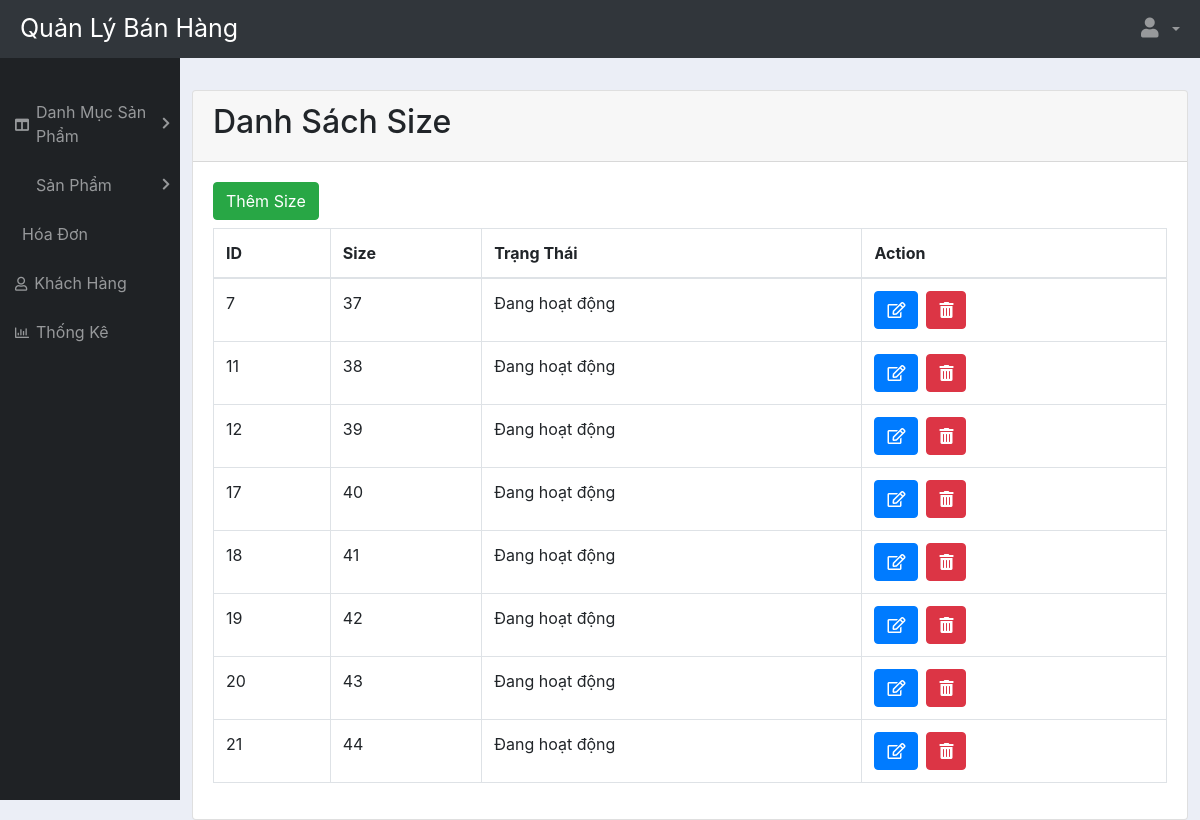
/admin/layout/size.php, run on an earlier commit of the app's database.
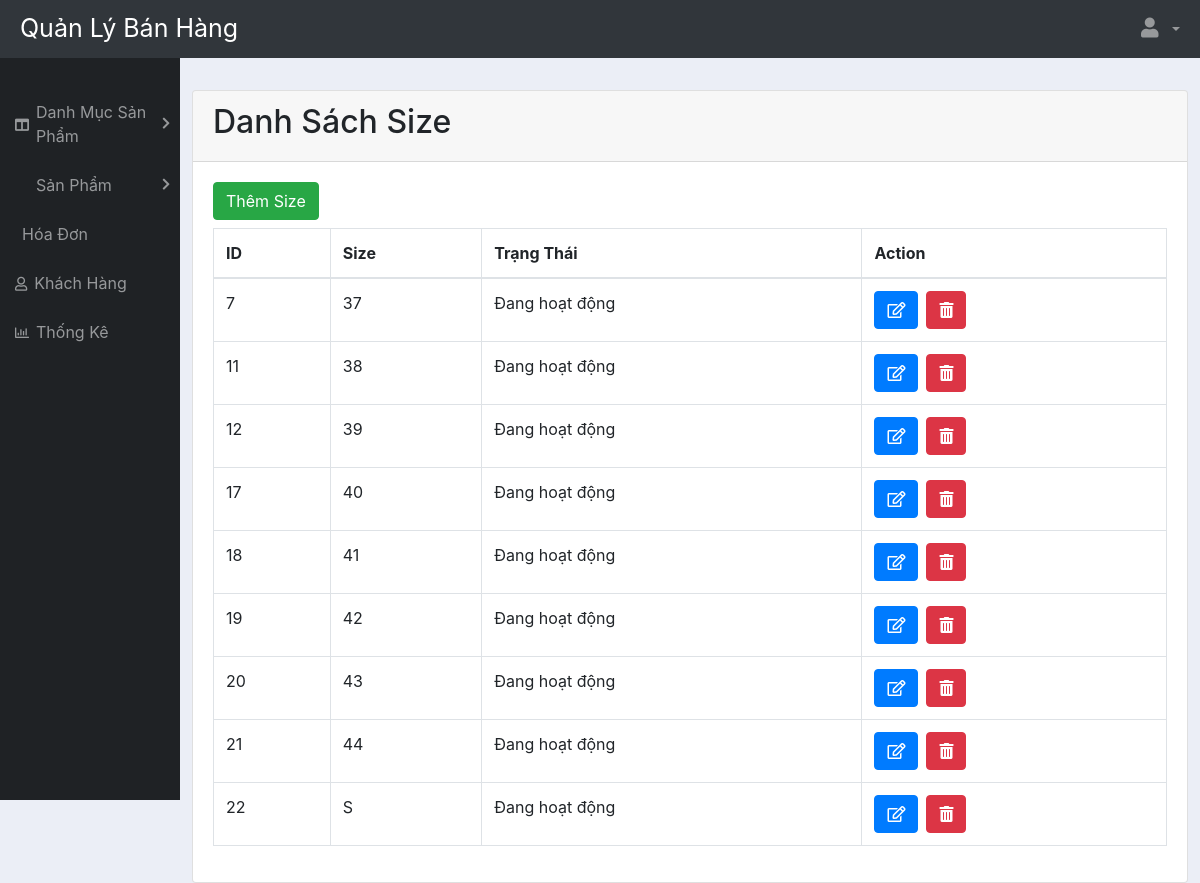
And on a later commit of the database.
### tables this page shows
CREATE TABLE `size` (
  `id` int(11) NOT NULL,
  `size` varchar(100) NOT NULL,
  `status` int(11) NOT NULL DEFAULT '1',
  `created_date` datetime NOT NULL DEFAULT CURRENT_TIMESTAMP
);

### admin/layout/size.php (the view, shortened to what this page needs)
<!DOCTYPE html>
<html lang="en">
<head>
    <?php include "lib.php"; ?>
</head>
<body>
    <?php
        include 'header.php';
    ?>
    <main>
        <?php
            include 'sidebar.php';
        ?>
        <div class="main">
            <div class="card">
                <div class="card-header">
                    <h2>Danh Sách Size</h2>
                </div>
                <div class="card-body table-responsive">
                    <div class="row mb-2">
                        <div class="col-2">
                            <a href="./addSize.php" type="button" class="btn btn-success">Thêm Size</a>
                        </div>
                    </div>
                    <table class="table table-bordered">
                        <thead>
                            <tr>
                                <th scope="col">ID</th>
                                <th scope="col">Size</th>
                                <th scope="col">Trạng Thái</th>
                                <th scope="col">Action</th>
                            </tr>
                        </thead>
                        <tbody>
                            <?php
                                $con = mysqli_connect("localhost", "root", "12345678", "projectphp");
                                $result = mysqli_query($con, "select * from size");
                                if (mysqli_num_rows($result) > 0) {
                                    while ($row = mysqli_fetch_assoc($result)) {
                                        if ($row['status'] == 1)
                                            $status = "Đang hoạt động";
                                        else
                                            $status = "Không hoạt động";
                                        echo "<tr>"
                                            ."<td>".$row['id']."</td>"
                                            ."<td>".$row['size']."</td>"
                                            ."<td>".$status."</td>"
                                            ."<td>"
                                                ."<a href='./addSize.php?id=".$row['id']."' type='button' class='btn btn-primary mr-2'><i class='far fa-edit'></i></a>"
                                                ."<button type='button' class='btn btn-danger delete'><i class='fas fa-trash-alt'></i></button>"
                                            ."</td>"
                                        ."</tr>";
                                    }
                                }
                            ?>
                        </tbody>
                    </table>
                </div>
            </div>
        </div>
    </main>
</body>
</html>

What changed in the data, as far as the page shows it:
added size: id "22", size "S", status "Đang hoạt động"
